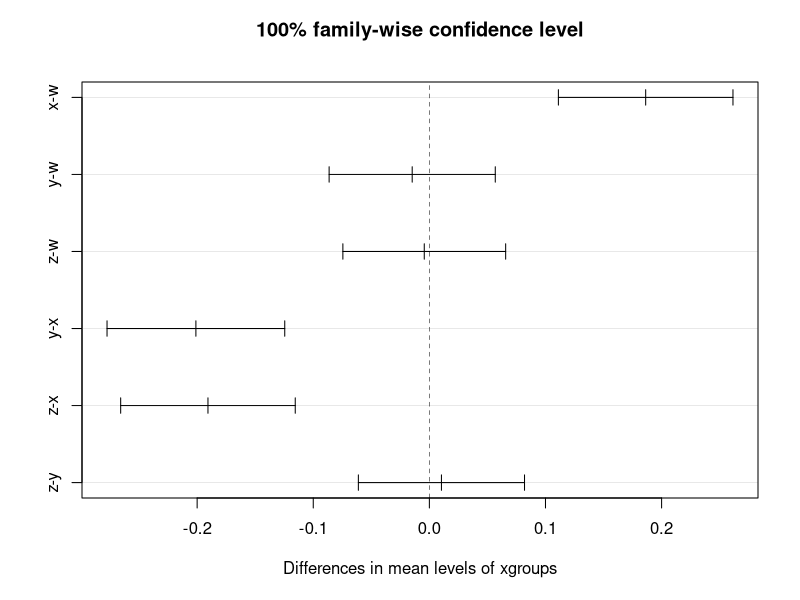

The R source for this figure:
x = c(1.168654894,
      1.209481536,
      1.206397008,
      1.095833953,
      1.206754133,
      1.148370689,
      1.235997268,
      1.232066773,
      1.169294132,
      1.332985555
      
) #+N+F

y = c(0.990002662,
      1.044597825,
      1.032868054,
      0.964033676,
      0.973941395,
      0.941051357,
      1.027668959,
      1.015088088,
      0.967685652,
      1.051790367,
      0.935596241,
      1.049741392
      
)#+N-F
z = c(1.033797894,
      0.95875627,
      1.013067836,
      1.040654919,
      0.979221828,
      1.029750988,
      0.949613174,
      0.976873249,
      1.064943097,
      1.020076856,
      0.976367711,
      1.087605533,
      0.997969341
      
      
)#-N+F

w = c(1.01025358,
      1.007855498,
      1.016419752,
      1.022563279,
      0.968984912,
      1.060797861,
      1.019947442,
      0.972199181,
      1.047497473,
      1.027755559,
      1.014029772,
      0.998090646,
      1.019460027
)#-N-F

xgroups = rep("x",length(x))
ygroups = rep("y",length(y))
zgroups = rep("z",length(z))
wgroups = rep("w",length(w))

xx = cbind(x,xgroups)
yy = cbind(y,ygroups)
zz = cbind(z,zgroups)
ww = cbind(w,wgroups)
anv = rbind(xx,yy,zz,ww)
anv = as.data.frame(anv)

lmd1 = lm(x~xgroups,data=anv)
anov1 = anova(lmd1)
thsddat = TukeyHSD(aov(x~xgroups,data=anv),conf.level=0.999)
plot(thsddat)
thsddat
thsddat$xgroups
